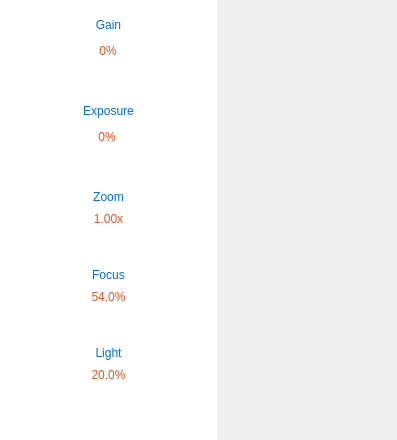
        <widget class="CameraStreamWidget" name="visioRight" native="true">
         <property name="sizePolicy">
          <sizepolicy hsizetype="Preferred" vsizetype="MinimumExpanding">
           <horstretch>0</horstretch>
           <verstretch>0</verstretch>
          </sizepolicy>
         </property>
         <property name="styleSheet">
          <string notr="true"/>
         </property>
         <layout class="QGridLayout" name="gridLayout_5">
          <property name="leftMargin">
           <number>0</number>
          </property>
          <property name="topMargin">
           <number>0</number>
          </property>
          <property name="rightMargin">
           <number>0</number>
          </property>
          <property name="bottomMargin">
           <number>0</number>
          </property>
          <property name="spacing">
           <number>0</number>
          </property>
          <item row="0" column="1" rowspan="2">
           <widget class="QFrame" name="configCamRightFrame">
            <property name="sizePolicy">
             <sizepolicy hsizetype="Fixed" vsizetype="Preferred">
              <horstretch>0</horstretch>
              <verstretch>0</verstretch>
             </sizepolicy>
            </property>
            <property name="minimumSize">
             <size>
              <width>217</width>
              <height>0</height>
             </size>
            </property>
            <property name="maximumSize">
             <size>
              <width>217</width>
              <height>16777215</height>
             </size>
            </property>
            <property name="styleSheet">
             <string notr="true">background-color: #fff;</string>
            </property>
            <layout class="QVBoxLayout" name="verticalLayout_5">
             <property name="spacing">
              <number>24</number>
             </property>
             <item>
              <layout class="QVBoxLayout" name="verticalLayout_13">
               <property name="spacing">
                <number>8</number>
               </property>
               <property name="leftMargin">
                <number>9</number>
               </property>
               <property name="topMargin">
                <number>9</number>
               </property>
               <property name="rightMargin">
                <number>9</number>
               </property>
               <property name="bottomMargin">
                <number>9</number>
               </property>
               <item>
                <widget class="QLabel" name="label_17">
                 <property name="styleSheet">
                  <string notr="true">color: #0070db;
</string>
                 </property>
                 <property name="text">
                  <string>Gain</string>
                 </property>
                 <property name="alignment">
                  <set>Qt::AlignmentFlag::AlignBottom|Qt::AlignmentFlag::AlignHCenter</set>
                 </property>
                </widget>
               </item>
               <item>
                <layout class="QHBoxLayout" name="horizontalLayout_7">
                 <property name="spacing">
                  <number>1</number>
                 </property>
                 <item>
                  <widget class="QPushButton" name="pushButton_5">
                   <property name="sizePolicy">
                    <sizepolicy hsizetype="Fixed" vsizetype="Fixed">
                     <horstretch>0</horstretch>
                     <verstretch>0</verstretch>
                    </sizepolicy>
                   </property>
                   <property name="maximumSize">
                    <size>
                     <width>36</width>
                     <height>36</height>
                    </size>
                   </property>
                   <property name="text">
                    <string/>
                   </property>
                   <property name="icon">
                    <iconset resource="../../resources.qrc">
                     <normaloff>:/icons/moins-wafer-circle.svg</normaloff>:/icons/moins-wafer-circle.svg</iconset>
                   </property>
                   <property name="iconSize">
                    <size>
                     <width>36</width>
                     <height>36</height>
                    </size>
                   </property>
                   <property name="flat">
                    <bool>true</bool>
                   </property>
                  </widget>
                 </item>
                 <item>
                  <widget class="QLabel" name="label_18">
                   <property name="sizePolicy">
                    <sizepolicy hsizetype="Fixed" vsizetype="Fixed">
                     <horstretch>0</horstretch>
                     <verstretch>0</verstretch>
                    </sizepolicy>
                   </property>
                   <property name="maximumSize">
                    <size>
                     <width>50</width>
                     <height>50</height>
                    </size>
                   </property>
                   <property name="styleSheet">
                    <string notr="true">color: #E85420;
</string>
                   </property>
                   <property name="text">
                    <string>0%</string>
                   </property>
                   <property name="alignment">
                    <set>Qt::AlignmentFlag::AlignCenter</set>
                   </property>
                  </widget>
                 </item>
                 <item>
                  <widget class="QPushButton" name="pushButton_6">
                   <property name="sizePolicy">
                    <sizepolicy hsizetype="Fixed" vsizetype="Fixed">
                     <horstretch>0</horstretch>
                     <verstretch>0</verstretch>
                    </sizepolicy>
                   </property>
                   <property name="maximumSize">
                    <size>
                     <width>36</width>
                     <height>36</height>
                    </size>
                   </property>
                   <property name="text">
                    <string/>
                   </property>
                   <property name="icon">
                    <iconset resource="../../resources.qrc">
                     <normaloff>:/icons/plus-wafer-circle.svg</normaloff>:/icons/plus-wafer-circle.svg</iconset>
                   </property>
                   <property name="iconSize">
                    <size>
                     <width>36</width>
                     <height>36</height>
                    </size>
                   </property>
                   <property name="flat">
                    <bool>true</bool>
                   </property>
                  </widget>
                 </item>
                </layout>
               </item>
              </layout>
             </item>
             <item>
              <layout class="QVBoxLayout" name="verticalLayout_14">
               <property name="spacing">
                <number>8</number>
               </property>
               <property name="leftMargin">
                <number>9</number>
               </property>
               <property name="topMargin">
                <number>9</number>
               </property>
               <property name="rightMargin">
                <number>9</number>
               </property>
               <property name="bottomMargin">
                <number>9</number>
               </property>
               <item>
                <widget class="QLabel" name="label_19">
                 <property name="styleSheet">
                  <string notr="true">color: #0070db;
</string>
                 </property>
                 <property name="text">
                  <string>Exposure</string>
                 </property>
                 <property name="alignment">
                  <set>Qt::AlignmentFlag::AlignBottom|Qt::AlignmentFlag::AlignHCenter</set>
                 </property>
                </widget>
               </item>
               <item>
                <layout class="QHBoxLayout" name="horizontalLayout_8">
                 <item>
                  <widget class="QPushButton" name="pushButton_7">
                   <property name="sizePolicy">
                    <sizepolicy hsizetype="Fixed" vsizetype="Fixed">
                     <horstretch>0</horstretch>
                     <verstretch>0</verstretch>
                    </sizepolicy>
                   </property>
                   <property name="maximumSize">
                    <size>
                     <width>36</width>
                     <height>36</height>
                    </size>
                   </property>
                   <property name="text">
                    <string/>
                   </property>
                   <property name="icon">
                    <iconset resource="../../resources.qrc">
                     <normaloff>:/icons/moins-wafer-circle.svg</normaloff>:/icons/moins-wafer-circle.svg</iconset>
                   </property>
                   <property name="iconSize">
                    <size>
                     <width>36</width>
                     <height>36</height>
                    </size>
                   </property>
                   <property name="flat">
                    <bool>true</bool>
                   </property>
                  </widget>
                 </item>
                 <item>
                  <widget class="QLabel" name="label_20">
                   <property name="sizePolicy">
                    <sizepolicy hsizetype="Fixed" vsizetype="Fixed">
                     <horstretch>0</horstretch>
                     <verstretch>0</verstretch>
                    </sizepolicy>
                   </property>
                   <property name="maximumSize">
                    <size>
                     <width>50</width>
                     <height>50</height>
                    </size>
                   </property>
                   <property name="styleSheet">
                    <string notr="true">color: #E85420;
</string>
                   </property>
                   <property name="text">
                    <string>0%</string>
                   </property>
                   <property name="alignment">
                    <set>Qt::AlignmentFlag::AlignCenter</set>
                   </property>
                  </widget>
                 </item>
                 <item>
                  <widget class="QPushButton" name="pushButton_8">
                   <property name="sizePolicy">
                    <sizepolicy hsizetype="Fixed" vsizetype="Fixed">
                     <horstretch>0</horstretch>
                     <verstretch>0</verstretch>
                    </sizepolicy>
                   </property>
                   <property name="maximumSize">
                    <size>
                     <width>36</width>
                     <height>36</height>
                    </size>
                   </property>
                   <property name="text">
                    <string/>
                   </property>
                   <property name="icon">
                    <iconset resource="../../resources.qrc">
                     <normaloff>:/icons/plus-wafer-circle.svg</normaloff>:/icons/plus-wafer-circle.svg</iconset>
                   </property>
                   <property name="iconSize">
                    <size>
                     <width>36</width>
                     <height>36</height>
                    </size>
                   </property>
                   <property name="flat">
                    <bool>true</bool>
                   </property>
                  </widget>
                 </item>
                </layout>
               </item>
              </layout>
             </item>
             <item>
              <layout class="QVBoxLayout" name="verticalLayout_15">
               <property name="spacing">
                <number>8</number>
               </property>
               <property name="leftMargin">
                <number>9</number>
               </property>
               <property name="topMargin">
                <number>9</number>
               </property>
               <property name="rightMargin">
                <number>9</number>
               </property>
               <property name="bottomMargin">
                <number>9</number>
               </property>
               <item>
                <widget class="QLabel" name="label_21">
                 <property name="styleSheet">
                  <string notr="true">color: #0070db;
</string>
                 </property>
                 <property name="text">
                  <string>Zoom</string>
                 </property>
                 <property name="alignment">
                  <set>Qt::AlignmentFlag::AlignBottom|Qt::AlignmentFlag::AlignHCenter</set>
                 </property>
                </widget>
               </item>
               <item>
                <widget class="QLabel" name="label_22">
                 <property name="styleSheet">
                  <string notr="true">color: #E85420;
</string>
                 </property>
                 <property name="text">
                  <string>1.00x</string>
                 </property>
                 <property name="alignment">
                  <set>Qt::AlignmentFlag::AlignCenter</set>
                 </property>
                </widget>
               </item>
              </layout>
             </item>
             <item>
              <layout class="QVBoxLayout" name="verticalLayout_16">
               <property name="spacing">
                <number>8</number>
               </property>
               <property name="leftMargin">
                <number>9</number>
               </property>
               <property name="topMargin">
                <number>9</number>
               </property>
               <property name="rightMargin">
                <number>9</number>
               </property>
               <property name="bottomMargin">
                <number>9</number>
               </property>
               <item>
                <widget class="QLabel" name="label_23">
                 <property name="styleSheet">
                  <string notr="true">color: #0070db;
</string>
                 </property>
                 <property name="text">
                  <string>Focus</string>
                 </property>
                 <property name="alignment">
                  <set>Qt::AlignmentFlag::AlignBottom|Qt::AlignmentFlag::AlignHCenter</set>
                 </property>
                </widget>
               </item>
               <item>
                <widget class="QLabel" name="label_24">
                 <property name="styleSheet">
                  <string notr="true">color: #E85420;
</string>
                 </property>
                 <property name="text">
                  <string>54.0%</string>
                 </property>
                 <property name="alignment">
                  <set>Qt::AlignmentFlag::AlignCenter</set>
                 </property>
                </widget>
               </item>
              </layout>
             </item>
             <item>
              <layout class="QVBoxLayout" name="verticalLayout_17">
               <property name="spacing">
                <number>8</number>
               </property>
               <property name="leftMargin">
                <number>9</number>
               </property>
               <property name="topMargin">
                <number>9</number>
               </property>
               <property name="rightMargin">
                <number>9</number>
               </property>
               <property name="bottomMargin">
                <number>9</number>
               </property>
               <item>
                <widget class="QLabel" name="label_25">
                 <property name="styleSheet">
                  <string notr="true">color: #0070db;
</string>
                 </property>
                 <property name="text">
                  <string>Light</string>
                 </property>
                 <property name="alignment">
                  <set>Qt::AlignmentFlag::AlignBottom|Qt::AlignmentFlag::AlignHCenter</set>
                 </property>
                </widget>
               </item>
               <item>
                <widget class="QLabel" name="label_26">
                 <property name="styleSheet">
                  <string notr="true">color: #E85420;
</string>
                 </property>
                 <property name="text">
                  <string>20.0%</string>
                 </property>
                 <property name="alignment">
                  <set>Qt::AlignmentFlag::AlignCenter</set>
                 </property>
                </widget>
               </item>
              </layout>
             </item>
             <item>
              <spacer name="verticalSpacer_4">
               <property name="orientation">
                <enum>Qt::Orientation::Vertical</enum>
               </property>
               <property name="sizeHint" stdset="0">
                <size>
                 <width>20</width>
                 <height>40</height>
                </size>
               </property>
              </spacer>
             </item>
            </layout>
           </widget>
          </item>
          <item row="0" column="2">
           <widget class="QWidget" name="widget_10" native="true">
            <layout class="QGridLayout" name="gridLayout_6">
             <property name="leftMargin">
              <number>0</number>
             </property>
             <property name="topMargin">
              <number>0</number>
             </property>
             <property name="rightMargin">
              <number>0</number>
             </property>
             <property name="bottomMargin">
              <number>0</number>
             </property>
             <property name="spacing">
              <number>0</number>
             </property>
             <item row="1" column="1">
              <widget class="QLabel" name="visualMarkRight">
               <property name="sizePolicy">
                <sizepolicy hsizetype="Minimum" vsizetype="Minimum">
                 <horstretch>0</horstretch>
                 <verstretch>0</verstretch>
                </sizepolicy>
               </property>
               <property name="minimumSize">
                <size>
                 <width>100</width>
                 <height>100</height>
                </size>
               </property>
               <property name="maximumSize">
                <size>
                 <width>100</width>
                 <height>100</height>
                </size>
               </property>
               <property name="text">
                <string/>
               </property>
               <property name="pixmap">
                <pixmap resource="../../resources.qrc">:/icons/croix.svg</pixmap>
               </property>
               <property name="scaledContents">
                <bool>true</bool>
               </property>
              </widget>
             </item>
             <item row="2" column="1">
              <spacer name="verticalSpacer_6">
               <property name="orientation">
                <enum>Qt::Orientation::Vertical</enum>
               </property>
               <property name="sizeHint" stdset="0">
                <size>
                 <width>20</width>
                 <height>40</height>
                </size>
               </property>
              </spacer>
             </item>
             <item row="1" column="0">
              <spacer name="horizontalSpacer_5">
               <property name="orientation">
                <enum>Qt::Orientation::Horizontal</enum>
               </property>
               <property name="sizeHint" stdset="0">
                <size>
                 <width>40</width>
                 <height>20</height>
                </size>
               </property>
              </spacer>
             </item>
             <item row="1" column="2">
              <spacer name="horizontalSpacer_6">
               <property name="orientation">
                <enum>Qt::Orientation::Horizontal</enum>
               </property>
               <property name="sizeHint" stdset="0">
                <size>
                 <width>40</width>
                 <height>20</height>
                </size>
               </property>
              </spacer>
             </item>
             <item row="0" column="1">
              <spacer name="verticalSpacer_5">
               <property name="orientation">
                <enum>Qt::Orientation::Vertical</enum>
               </property>
               <property name="sizeHint" stdset="0">
                <size>
                 <width>20</width>
                 <height>40</height>
                </size>
               </property>
              </spacer>
             </item>
            </layout>
           </widget>
          </item>
         </layout>
        </widget>
